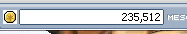
#> input picture tests/frames/mesos_box_gh7_mac.png, 187 x 34 px
$ python -i exp_messages.py   (imports and definitions only)
#> lines starting #> are read from the running program, lines starting #| are printed output that depends on the picture; after the words box and inside, x2 and y2 are one past the last pixel; in counts of white or black regions, pixels touching at a corner belong together
#> further down, picture is the input picture: shape (34, 187, 3); mean B, G, R 199.4, 195, 191.4
"""The game's EXP messages: "You received EXP (+7)" and "Bonus EXP for PARTY (+2)".

They are lines in the message area at the bottom right of the game. "You received EXP" is WHITE when
you made the kill (kind "own") and YELLOW when a party member did (kind "other"); "Bonus EXP for PARTY"
is yellow: what the party added on top. The EXP bar already says how much
EXP came in; these lines say how that splits. A split is only believed when it adds up to the
bar's gain exactly (split_gain), so a misread digit can never put a wrong number in the table.

Pure functions: they take a picture (and a function that reads text), never touch the screen.
"""
import re

import cv2
import numpy as np

OWN, BONUS, OTHER = "own", "bonus", "other"

# Yellow text: OpenCV hue 18-40, saturated, bright. (The party list's stars are yellow too; they are
# tiny and carry no text, so the line test and the text test drop them.)
HUE = (18, 40)
SAT_MIN, VAL_MIN = 90, 150


def yellow_mask(bgr):
    hsv = cv2.cvtColor(bgr, cv2.COLOR_BGR2HSV)
    h, s, v = cv2.split(hsv)
    return (((h >= HUE[0]) & (h <= HUE[1]) & (s >= SAT_MIN) & (v >= VAL_MIN)) * 255).astype(np.uint8)


# [33 lines left out: functions find_lines, line_image, not called in this run]


_NUM = r"\(\s*[+—-]?\s*([0-9][0-9,. ]*)\s*[)\]1l]?\s*$"
_OWN = re.compile(r"(rec|eiv|ceiv|eived|received).*EXP.*" + _NUM, re.I)
_BONUS = re.compile(r"(bon|onus|nus).*(EXP|XP).*(PAR|ART|RTY|TY).*" + _NUM, re.I)


# [27 lines left out: functions parse, read_lines, not called in this run]


# ---------------------------------------------------------------------------------------------
# Reading the lines without OCR. The game draws these lines in one fixed pixel font, so every
# glyph looks exactly the same every time: the number is read by comparing each glyph with the
# glyphs below. A glyph that isn't one of them (a digit not seen yet, a faded line, something in
# front of the text) makes the whole line unreadable, and an unreadable line is just skipped.
_ART = {
    "(": "..#/.#./.#./#../#../#../#../#../.#./.#./..#",
    ")": "#../.#./.#./..#/..#/..#/..#/..#/.#./.#./#..",
    "+": "..#../..#../#####/..#../..#..",
    "0": ".###./#...#/#...#/#...#/#...#/#...#/#...#/#...#/.###.",
    "1": "..#/.##/#.#/..#/..#/..#/..#/..#/..#",
    "2": ".###./#...#/....#/....#/...#./...#./..#../.#.../#####",
    "3": ".###./#...#/....#/....#/..##./....#/....#/#...#/.###.",
    "5": ".####/.#.../#..../####./#...#/....#/....#/#...#/.###.",
    "6": ".###./#...#/#..../#.##./##..#/#...#/#...#/#...#/.###.",
    "7": "#####/...#./...#./..#../..#../..#../.#.../.#.../.#...",
    "8": ".###./#...#/#...#/#...#/.###./#...#/#...#/#...#/.###.",
    "9": ".###./#...#/#...#/#...#/#..##/.##.#/....#/#...#/.###.",
}
_GLYPHS = {}
# [3 lines not run here, left out]

_LABELS_ART = {
    "own": (
        "#.....#..........................................#..................#.....######.#.....#.#####......"
        ".#...#..............................................................#.....#.......#...#..#....#....."
        ".#...#...###...#...#.....#.#..###....##....###...#.#...#..###....##.#.....#.......#...#..#....#....."
        "..#.#...#...#..#...#.....##..#...#..#..#..#...#..#.#...#.#...#..#..##.....#........#.#...#....#....."
        "...#....#...#..#...#.....#...#...#..#.....#...#..#..#.#..#...#..#...#.....######....#....#####......"
        "...#....#...#..#...#.....#...#####..#.....#####..#..#.#..#####..#...#.....#........#.#...#.........."
        "...#....#...#..#...#.....#...#......#.....#......#..#.#..#......#...#.....#.......#...#..#.........."
        "...#....#...#..#...#.....#...#...#..#..#..#...#..#...#...#...#..#...#.....#.......#...#..#.........."
        "...#.....###....####.....#....###....##....###...#...#....###....####.....######.#.....#.#.........."
    ),
    "bonus": (
        "#####..................................######.#.....#.#####.......#...............#####.....#....######..########.....#...."
        "#....#.................................#.......#...#..#....#.....#................#....#...#.#...#.....#....#....#...#....."
        "#....#...###...#.##...#...#...###......#.......#...#..#....#....###..###...#.#....#....#...#.#...#.....#....#....#...#....."
        "#....#..#...#..##..#..#...#..#...#.....#........#.#...#....#.....#..#...#..##.....#....#...#.#...#.....#....#.....#.#......"
        "######..#...#..#...#..#...#..#.........######....#....#####......#..#...#..#......#####...#...#..######.....#......#......."
        "#....#..#...#..#...#..#...#...###......#........#.#...#..........#..#...#..#......#.......#####..#...#......#......#......."
        "#....#..#...#..#...#..#...#......#.....#.......#...#..#..........#..#...#..#......#.......#...#..#....#.....#......#......."
        "#....#..#...#..#...#..#...#..#...#.....#.......#...#..#..........#..#...#..#......#......#.....#.#....#.....#......#......."
        "#####....###...#...#...####...###......######.#.....#.#..........#...###...#......#......#.....#.#.....#....#......#......."
    ),
    "mesos": (
        "#.....#..................#..........................................#....................#..............................................."
        ".#...#...................#...............................................................#..............................................."
        ".#...#...###...#...#.....#.##....###..#...#..###.......##.#...###...#..#.##....###....##.#.....#.##..##....###....###....###....###......"
        "..#.#...#...#..#...#.....##..#..#...#.#...#.#...#.....#..##..#...#..#..##..#..#...#..#..##.....##..##..#..#...#..#...#..#...#..#...#....."
        "...#....#...#..#...#.....#...#......#..#.#..#...#.....#...#......#..#..#...#..#...#..#...#.....#...#...#..#...#..#......#...#..#........."
        "...#....#...#..#...#.....#...#...####..#.#..#####.....#...#...####..#..#...#..#####..#...#.....#...#...#..#####...###...#...#...###......"
        "...#....#...#..#...#.....#...#..#...#..#.#..#.........#...#..#...#..#..#...#..#......#...#.....#...#...#..#..........#..#...#......#....."
        "...#....#...#..#...#.....#...#..#..##...#...#...#.....#..##..#..##..#..#...#..#...#..#...#.....#...#...#..#...#..#...#..#...#..#...#....."
        "...#.....###....####.....#...#...##.#...#....###.......##.#...##.#..#..#...#...###....####.....#...#...#...###....###....###....###......"
    ),
}
_LABEL_W = {"own": 100, "bonus": 123, "mesos": 137}
_LABELS = {}
# [4 lines not run here, left out]

TOPHAT_T, TOPHAT_MIN, TOPHAT_SIGMA = 14, 100, 2
RIGHT_PART = 0.78            # the lines end at the right edge of the picture: ")" is looked for in this right part
_PAREN_R = np.array([[c == "#" for c in row] for row in ")".join(["#../.#./.#./..#/..#/..#/..#/..#/.#./.#./#.."]).split("/")], bool)


def text_masks(bgr):
    """Two ways of picking the message text out of a picture: the yellow pixels (the party bonus line is
    saturated yellow) and the pixels brighter than their surroundings (the white and grey lines are see-through
    text over the game, so their colour changes with what is behind them)."""
    gray = cv2.cvtColor(bgr, cv2.COLOR_BGR2GRAY).astype(np.float32)
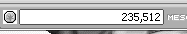
#> gray: shape (34, 187) float32; min 0, max 255, mean 194.5
    diff = gray - cv2.GaussianBlur(gray, (0, 0), TOPHAT_SIGMA)
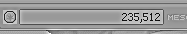
#> diff: shape (34, 187) float32; min -218.1, max 144.8, mean 0.5; drawn with min black and max white
    bright = (diff > TOPHAT_T) & (gray >= TOPHAT_MIN)
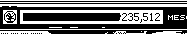
#> bright: shape (34, 187) bool; 42.3% white; 20 white regions (11 under 20 px), largest, box (x1, y1, x2, y2) and area: (20, 10, 163, 24) 1129, (0, 4, 187, 7) 548, (0, 0, 187, 1) 187
    return [yellow_mask(bgr) > 0, bright]
#> in yellow_mask, `hsv = cv2.cvtColor(bgr, cv2.COLOR_BGR2HSV)`: hsv: shape (34, 187, 3); mean H, S, V 58.8, 37.3, 207.5


# [49 lines left out: functions _mismatch, _read_at, not called in this run]


_GLYPH_ARRAYS = {}
# [2 lines not run here, left out]
# [1 line that did not run here, left out]


def read_messages(bgr):
    """The EXP and mesos message lines in a picture of the message area, read without OCR: [(kind, value, y)]
    (kind is "own" (white), "other" (a yellow "received" line), "bonus" or "mesos"), top to bottom. Every glyph and each line's label is compared with what
    the game draws; whatever doesn't match exactly enough is not read, never guessed."""
    found = {}
    h, w = bgr.shape[:2]
    for n, mask in enumerate(text_masks(bgr)):
        yellow = n == 0                                   # (the first mask is the yellow pixels)
        strip = mask[:, int(w * RIGHT_PART):].astype(np.float32)
        res = cv2.matchTemplate(strip, _PAREN_R_G.astype(np.float32), cv2.TM_SQDIFF)
        ys, xs = np.where(res <= 2)
        for y, x in zip(ys.tolist(), xs.tolist()):
            xr = int(w * RIGHT_PART) + x + 3
            got = _read_at(mask, xr, y)
            if got and not any(abs(y - fy) <= 3 for fy in found):
                found[y] = (OTHER if yellow and got[0] == OWN else got[0], got[1])   # (yellow "received" = a party member's kill)
#> this loop made 1 pass
#> yellow on pass 1: True
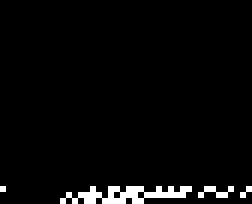
#> strip: shape (34, 42) float32 (shown 6 times larger); values 0 (black) and 1 (white), 3.2% white in thin lines or dots, all inside (x1, y1, x2, y2) = (0, 31, 42, 34)
#> after the loop, found = 0 items
    return [(k, v, y) for y, (k, v) in sorted(found.items())]


# [9 lines left out: function new_lines, not called in this run]


LINE_PITCH, FORGET_SECONDS = 14, 10.0


class LineTracker:
    """Tells which of the lines on screen are new. A line is the same line as one seen before when it has the
    same text and sits where that one was, or higher up by a whole number of lines (the lines only scroll up).
    A line that isn't seen for FORGET_SECONDS is forgotten, so the same text again later is a new line. Faded
    lines are read on some looks and not on others, which is why the text alone isn't enough."""

    def __init__(self):
        self.known = []                                  # [kind, value, y, last_seen]

    # [45 lines left out: functions update, split_gain, not called in this run]

>>> import cv2
>>> picture = cv2.imread('../../tests/frames/mesos_box_gh7_mac.png')
#> (the run stopped early here; a loop or call above may not have finished)
